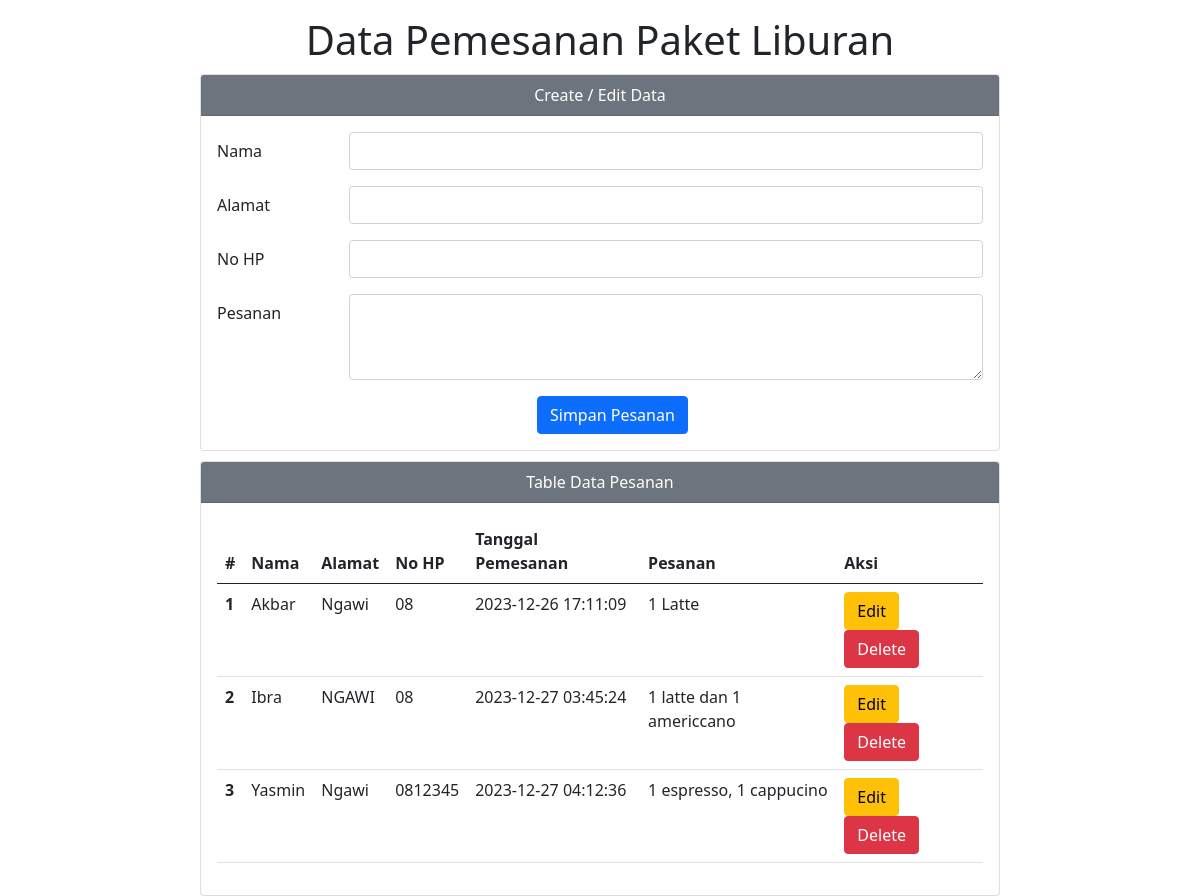
The page /crud_php/index.php on the database its author committed.
### tables this page shows
CREATE TABLE `table_pemesanan` (
  `id` int(11) NOT NULL,
  `nama` varchar(100) NOT NULL,
  `alamat` varchar(100) NOT NULL,
  `no_hp` varchar(100) NOT NULL,
  `tanggal` timestamp NOT NULL DEFAULT current_timestamp(),
  `pesanan` varchar(100) NOT NULL
);

### crud_php/index.php (the view, shortened to what this page needs)
<?php
$host       = "localhost";
$user       = "root";
$pass       = "";
$db         = "crud_php";
$koneksi    = mysqli_connect($host, $user, $pass, $db);
$nama       = "";
$alamat     = "";
$no_hp      = "";
$pesanan    = "";
?>
<!DOCTYPE html>
<html lang="en">
<head>
    <link href="https://cdn.jsdelivr.net/npm/bootstrap@5.0.0-beta2/dist/css/bootstrap.min.css" rel="stylesheet">
</head>
<body>
    <div class="mx-auto">
        <h1 class="mt-3"><center>Data Pemesanan Paket Liburan</center></h1>
        <div class="card">
            <div class="card-header text-white bg-secondary">
                <center>Create / Edit Data</center>
            </div>
            <div class="card-body">
                <form action="" method="POST">
                    <div class="mb-3 row">
                        <label for="nama" class="col-sm-2 col-form-label">Nama</label>
                        <div class="col-sm-10">
                            <input type="text" class="form-control" id="nama" name="nama" value="<?php echo $nama ?>">
                        </div>
                    </div>
                    <div class="mb-3 row">
                        <label for="alamat" class="col-sm-2 col-form-label">Alamat</label>
                        <div class="col-sm-10">
                            <input type="text" class="form-control" id="alamat" name="alamat" value="<?php echo $alamat ?>">
                        </div>
                    </div>
                    <div class="mb-3 row">
                        <label for="no_hp" class="col-sm-2 col-form-label">No HP</label>
                        <div class="col-sm-10">
                            <input type="text" class="form-control" id="no_hp" name="no_hp" value="<?php echo $no_hp ?>">
                        </div>
                    </div>
                    <div class="mb-3 row">
                        <label for="pesanan" class="col-sm-2 col-form-label">Pesanan</label>
                        <div class="col-sm-10">
                            <textarea class="form-control" id="pesanan" name="pesanan"  rows="3"><?php echo $pesanan ?></textarea>
                        </div>
                    </div>
                    <div class="col-12">
                        <input type="submit" name="simpan" value="Simpan Pesanan" class="btn btn-primary tombol" />
                    </div>
                </form>
            </div>
        </div>
        <div class="card">
            <div class="card-header text-white bg-secondary">
                <center>Table Data Pesanan</center>
            </div>
            <div class="card-body">
                <table class="table">
                    <thead>
                        <tr>
                            <th scope="col">#</th>
                            <th scope="col">Nama</th>
                            <th scope="col">Alamat</th>
                            <th scope="col">No HP</th>
                            <th scope="col">Tanggal Pemesanan</th>
                            <th scope="col">Pesanan</th>
                            <th scope="col">Aksi</th>
                        </tr>
                    </thead>
                    <tbody>
                        <?php
                        $sql2   = "select * from table_pemesanan order by id asc";
                        $q2     = mysqli_query($koneksi, $sql2);
                        $urut   = 1;
                        while ($r2 = mysqli_fetch_array($q2)) {
                            $id         = $r2['id'];
                            $nama       = $r2['nama'];
                            $alamat     = $r2['alamat'];
                            $no_hp      = $r2['no_hp'];
                            $tanggal    = $r2['tanggal'];
                            $pesanan    = $r2['pesanan'];
                        ?>
                            <tr>
                                <th scope="row"><?php echo $urut++ ?></th>
                                <td scope="row"><?php echo $nama ?></td>
                                <td scope="row"><?php echo $alamat ?></td>
                                <td scope="row"><?php echo $no_hp ?></td>
                                <td scope="row"><?php echo $tanggal ?></td>
                                <td scope="row"><?php echo $pesanan ?></td>
                                <td scope="row">
                                    <a href="index.php?op=edit&id=<?php echo $id ?>"><button type="button" class="btn btn-warning">Edit</button></a>
                                    <a href="index.php?op=delete&id=<?php echo $id?>" onclick="return confirm('Yakin mau delete data?')"><button type="button" class="btn btn-danger">Delete</button></a>
                                </td>
                            </tr>
                        <?php
                        }
                        ?>
                    </tbody>
                </table>
            </div>
        </div>
    </div>
</body>
</html>

### crud_php/index.php (style rules this page uses)
.mx-auto { width: 800px }
.card { margin-top: 10px; }
.tombol { transform: translateX(20em); }

### rows shown on the page
table_pemesanan: nama "Akbar", alamat "Ngawi", no_hp "08", tanggal "2023-12-26 17:11:09", pesanan "1 Latte"
table_pemesanan: nama "Ibra", alamat "NGAWI", no_hp "08", tanggal "2023-12-27 03:45:24", pesanan "1 latte dan 1 americcano"
table_pemesanan: nama "Yasmin", alamat "Ngawi", no_hp "0812345", tanggal "2023-12-27 04:12:36", pesanan "1 espresso, 1 cappucino"
